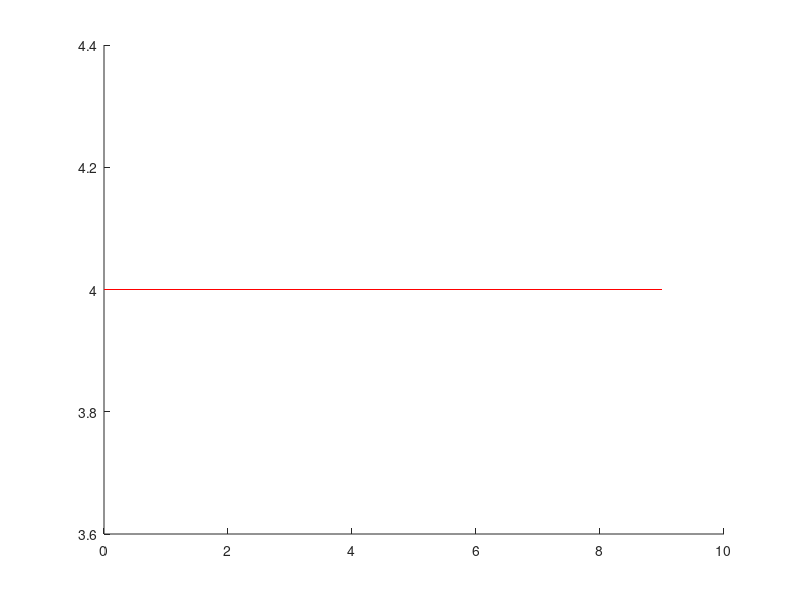

Source code (MATLAB):
A = [1 5 7 7 9 10 9 3 3 2 1 3 3 5 ]
A = [1 2 3 4 5 4 3 2 1]
N = size(A);
Mean = sum(A)/N(2);
modus = mode(A)
median = median(A)
% standar deviasi/simpangan adalah :  hampir bisa dikatakana ketelitian
% semakin kecil berarti semakin bagus
StdDev = std(A)
var = var(A)



urutan1 = round(0.25*N(2))
Q1 = A(urutan1)

x = [0 9];
y = [4 4];
line(x,y,'Color','red','LineStyle','-')